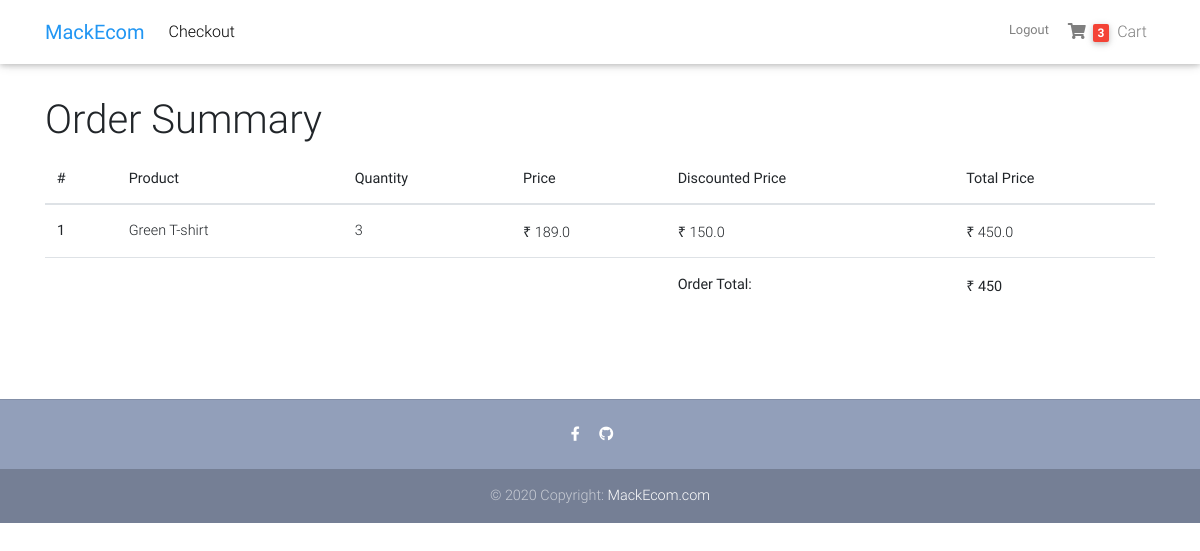
/summary/ (signed in), run on the app's committed database.
### core/models.py (models this page shows, shortened)
class Cart(models.Model):
    user = models.ForeignKey(settings.AUTH_USER_MODEL, on_delete=models.CASCADE)
    items = models.ManyToManyField(OrderedItem)
    ordered = models.BooleanField(default=False)
    order_date = models.DateTimeField(blank=True, null=True)
    start_date = models.DateTimeField(auto_now_add=True)
    def cart_total(self):
        total = 0
        items = self.items.all()
        for item in items:
            price = int(item.total_price())
            total = price + total
        return total

class OrderedItem(models.Model):
    item = models.ForeignKey(Item, on_delete=models.CASCADE)
    user = models.ForeignKey(settings.AUTH_USER_MODEL, on_delete=models.CASCADE)
    is_ordered = models.BooleanField(default=False)
    qty = models.IntegerField(default=1)
    def total_price(self):
        if self.item.discounted_price:
            return self.qty*self.item.discounted_price
        else:
            return round(self.qty*self.item.price, 2)

class Item(models.Model):
    title = models.CharField(max_length=100)
    discounted_price = models.FloatField(blank=True, null=True)
    price = models.FloatField()
    slug = models.SlugField(blank=True, null=True)
    description = models.TextField(max_length=500, blank=True, null=True)
    category = models.CharField(choices=CATEGORY_CHOICES, max_length=2)
    label = models.CharField(choices=LABEL_COLOUR_CHOICES, max_length=2)
    image = models.ImageField(blank=True, null=True)

### core/views.py (the view)
# urls.py: path('summary/', views.SummaryView.as_view(), name='order-summary')
class SummaryView(View):
    def get(self, *args, **kwargs):
        try:
            cart = get_object_or_404(Cart, user=self.request.user, ordered=False)
            if cart:
                context = {
                    'object': cart
                }
            return render(self.request, 'cart-summary.html', context)
        except ObjectDoesNotExist:
            messages.error(self.request, "You do not have an active order" )
            return redirect("core:home")

### core/templatetags/cart_template_tags.py (called while the page is built)
@register.filter
def cart_item_count(user):
    if user.is_authenticated:
        count_qs = Cart.objects.filter(user=user, ordered=False)
        if count_qs.exists():
            items_qs = count_qs[0].items.all()
            count = 0
            for items in items_qs[0:]:
                count = items.qty + count
            return count
    else:
        return 0

### templates/cart-summary.html
{% extends 'base.html' %}
{% block content %}
<main>
  <div class="mt-5 container pt-5">
        {% if request.user.is_authenticated %}
         <h1>Order Summary</h1>
              <div class="table-responsive text-nowrap">
                  <table class="table">
                    <thead>
                      <tr>
                        <th scope="col">#</th>
                        <th scope="col">Product</th>
                        <th scope="col">Quantity</th>
                        <th scope="col">Price</th>
                        <th scope="col">Discounted Price</th>
                        <th scope="col">Total Price</th>
                      </tr>
                    </thead>
                    <tbody>
                    {% for item in object.items.all %}
                        <tr>
                            <th scope="row">{{ forloop.counter}}</th>
                            <td>{{ item.item.title }}</td>
                            <td>{{ item.qty }}</td>
                            <td>₹ {{ item.item.price }}</td>
                            {% if item.item.discounted_price %}
                                <td>₹ {{ item.item.discounted_price }}</td>
                            {% else %}
                                <td>N.A</td>
                            {% endif %}
                            <td>₹ {{ item.total_price }}</td>
                        </tr>
                    {% endfor %}
                    <tr>
                        <td colspan="4"> </td>
                        <td><strong>Order Total: </strong></td>
                        <td><strong>₹ {{ object.cart_total }}</strong></td>
                    </tr>
                    </tbody>
                  </table>
               </div>
            {% else %}
                <h1> Sign In to View Your Cart</h1>
        {% endif %}
  </div>
</main>
{% endblock content %}

### templates/base.html (shortened to what this page needs)
{% load static %}
{% load cart_template_tags %}
<head>
  <link rel="stylesheet" href="https://use.fontawesome.com/releases/v5.11.2/css/all.css">
  <link rel="stylesheet" href="{% static 'MackEcom/css/bootstrap.min.css' %}">
  <link rel="stylesheet" href="{% static 'MackEcom/css/mdb.min.css' %}">
  <link rel="stylesheet" href="{% static 'MackEcom/css/style.min.css' %}">
</head>
<body>
  <nav class="navbar fixed-top navbar-expand-lg navbar-light white scrolling-navbar mb-5">
    <div class="container">
      <a class="navbar-brand waves-effect" href="{% url 'core:home' %}" target="_blank">
        <strong class="blue-text">MackEcom</strong>
      </a>
      <div class="collapse navbar-collapse" id="navbarSupportedContent">
            <ul class="navbar-nav mr-auto">
              <li class="nav-item">
                {% if request.user.is_authenticated %}
                  <a class="nav-link waves-effect" href="{% url 'core:checkout' %}"
                  target="_blank">Checkout</a>
                {% endif %}
              </li>
            </ul>
          <div class="nav-item navbar-nav nav-flex-icons ">
              {% if request.user.is_authenticated %}
                  <a class="nav-link waves-effect clearfix d-none d-sm-inline-block" href="{% url 'account_logout' %}">
                     <small> Logout </small>
                  </a>
                  <a class="nav-link waves-effect" href="{% url 'core:order-summary'%}">
                        <i class="fas fa-shopping-cart"></i>
                       {% if request.user|cart_item_count %}
                           <span class="badge red z-depth-1 mr-1"> {{ request.user|cart_item_count }}</span>
                        {% endif %}
                           <span class="clearfix d-none d-sm-inline-block"> Cart </span>
                  </a>
              {% endif %}
          </div>
      </div>
    </div>
  </nav>
<div class="pb-5">
    {% block content  %}
    {% endblock content %}
</div>
  <footer class="page-footer text-center font-small mt-4 wow fadeIn">
    <hr class="my-4">
    <div class="pb-4">
      <a href="https://www.facebook.com/manas.kundu.9" target="_blank">
        <i class="fab fa-facebook-f mr-3"></i>
      </a>
      <a href="https://github.com/Manas377" target="_blank">
        <i class="fab fa-github mr-3"></i>
      </a>
    </div>
    <div class="footer-copyright py-3">
      © 2020 Copyright:
      <a href="#" target="_blank"> MackEcom.com </a>
    </div>
  </footer>
</body>
</html>

### templates/base.html (style rules this page uses)
html, body, header, .carousel { height: 60vh; }

### data on the page
OrderedItem: item "Green T-shirt", qty "3", item.price "189.0", item.discounted_price "150.0", total_price "450.0"
Cart: cart_total "450"

### other printed values
{{ request.user|cart_item_count }} "3"
